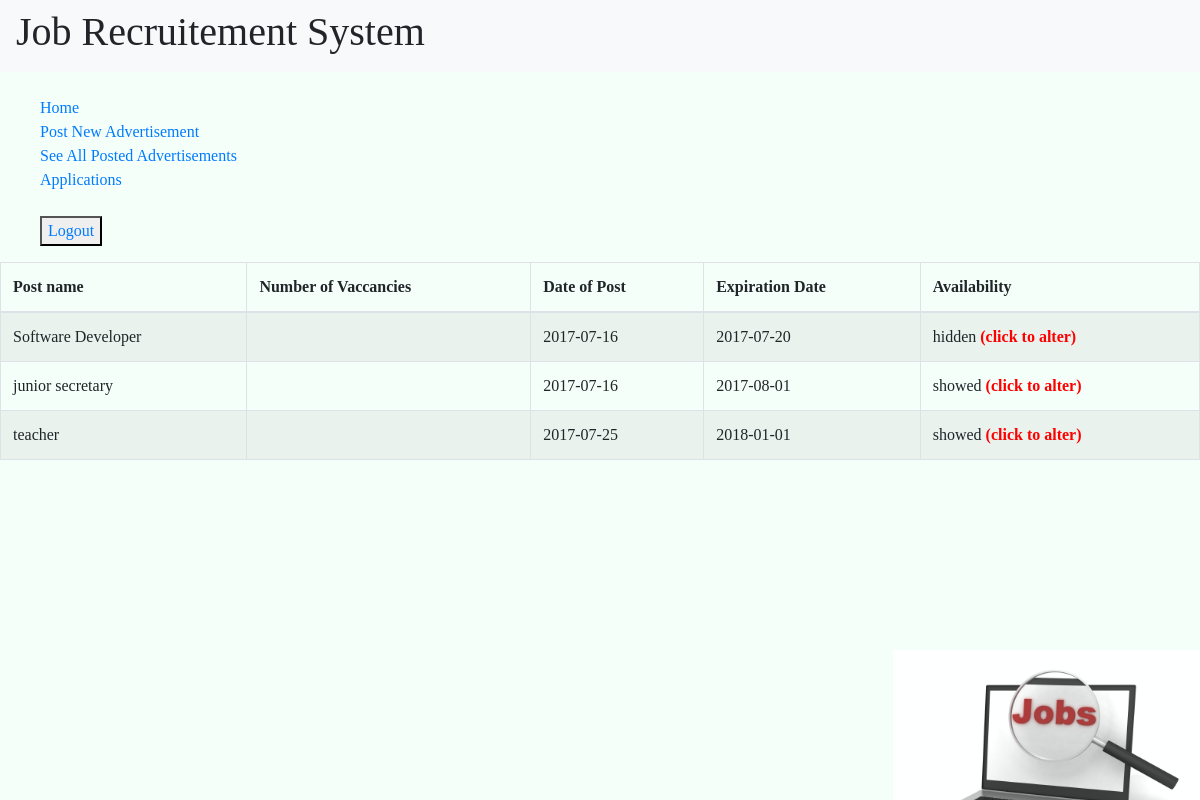
/public/company/companyads.php (signed in), run on the app's committed database.
### tables this page shows
CREATE TABLE `comjob` (
  `cid` int(11) NOT NULL,
  `jobid` int(11) NOT NULL,
  `postname` text NOT NULL,
  `postdate` date NOT NULL,
  `expdate` date NOT NULL,
  `jobdes` text NOT NULL,
  `display` int(1) NOT NULL,
  `applied` int(11) NOT NULL DEFAULT '0',
  `slot` int(11) NOT NULL
);

### includes/functions.php (called while the page is built, shortened)
<?php
function runQuery($connection,$query)
{
	$result=mysqli_query($connection,$query);
	if ($result)
	{
		return $result;
	}
	else
	{
		die ("Database Query Failed");
	}
}
?>

### public/company/companyads.php (the view, shortened to what this page needs)
<?php
require_once("../../includes/functions.php");
if(isset($_SESSION["cid"]))
{
	include("../../includes/companyheader.php");
?>
<div>
	<table  class="table table-striped table-bordered"  id="example">
			<thead>
				<tr>
					<th>Post name</th>
					<th>Number of Vaccancies</th>
					<th>Date of Post</th>
					<th>Expiration Date</th>
					<th>Availability</th>
				</tr>
			</thead>
			<tbody>
<?php
				$connection=connectDb();
				$cid=$_SESSION['cid'];
				$query="SELECT * FROM comjob where cid='$cid'";
				$result=runQuery($connection, $query);
				while($row=mysqli_fetch_assoc($result))
				{	$url = "../../includes/alter.php?jobid=".$row['jobid'];
?>
					<tr>
							<td><?php echo $row['postname']?></td>
							<td><?php echo $row['vaccantpost']?></td>
							<td><?php echo $row['postdate']?></td>
							<td><?php echo $row['expdate']?></td>
		<?php   echo 		'<td style="cursor:pointer" onclick=location.href="'.$url.'">';
							if ($row['display']=="1")
							{
								echo "showed <b style='color:red;'>(click to alter)</b>";
							}
							else
							{
								echo "hidden <b style='color:red;'>(click to alter)</b>";
							}
							?></td>
					</tr>
<?php
				}
?>
			</tbody>
		</table>
</div>
<?php
	require_once("../../includes/footerstd.php");
}
else {
	redto("../../index.php");
}
?>

### includes/companyheader.php (shortened to what this page needs)
<!DOCTYPE html>
<head>
	<link rel="stylesheet" href="https://maxcdn.bootstrapcdn.com/bootstrap/4.0.0/css/bootstrap.min.css">
	<link rel="stylesheet" href="../../public/stylesheet.css">
</head>
<body>
	<nav class="navbar navbar-expand-sm bg-light">
		<h1 style="cursor:pointer;" onclick=window.location="../../index.php">Job Recruitement System</h1>
	</nav><br>
	<div class="row" style="margin-left: 0px;">
		<div class="well col-md-4" style="padding-left: 0; padding-right: 35px;float: left">
			<ul style="list-style: none;float: left;">
				<li><a href="companyHome.php">Home</a></li>
				<li><a href="newrecruitment.php">Post New Advertisement</a></li>
				<li><a href="companyads.php">See All Posted Advertisements</a></li>
				<li><a href="applications.php">Applications</a></li></br>
				<button><a href="../../includes/logout.php">Logout</a></button></br>
			</ul>
		</div>
	</div>

### includes/footerstd.php
<img style="height:230px;opacity: 0.91;position:fixed;right:0px;bootom:0px;top:650px;" src="../../public/images/student-search-job.png"></img>

### public/stylesheet.css (style rules this page uses)
body { background-color: #F5FFFA; font-family: "verdana"; }

### data on the page
comjob: postname "Software Developer", postdate "2017-07-16", expdate "2017-07-20", display "hidden"
comjob: postname "junior secretary", postdate "2017-07-16", expdate "2017-08-01", display "showed"
comjob: postname "teacher", postdate "2017-07-25", expdate "2018-01-01", display "showed"
